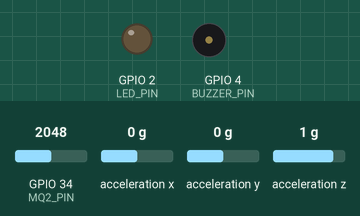
Recording of a sketch running on a simulated ESP32. On the bench: output pins drawn as LEDs (lit = HIGH), buzzer (waves = sounding, pin HIGH). Wiring (inferred from the names in the program): MPU-6050 motion sensor at I2C address 0x68. The test bench sets the inputs (shaded band); at power-on: GPIO 34 (MQ2_PIN) = 2048, acceleration x 0 g, acceleration y 0 g, acceleration z 1 g. WiFi joins after 1.5 s; servers stay silent unless stated; uploads are accepted with an empty reply; what the sketch prints to the serial monitor is not drawn.

Above: at 0.1 s.
At 3.2 s:
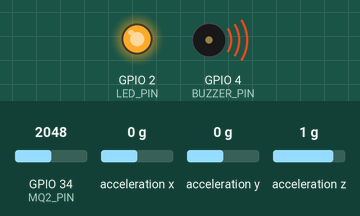
Timing chart, 0 to 4.7 s (numbered marks = the images above):
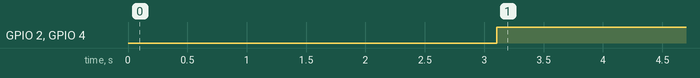

Measured:
- by itself, GPIO 2 (LED_PIN), GPIO 4 (BUZZER_PIN): LOW → HIGH at 3.1 s

The sketch:

mine_safety_esp32.ino
```cpp
#include <WiFi.h>
#include <HTTPClient.h>
#include <Wire.h>
#include <ArduinoJson.h>


const char* WIFI_SSID = "YOUR_WIFI_SSID";
const char* WIFI_PASSWORD = "YOUR_WIFI_PASSWORD";
const char* SERVER_URL = "http://YOUR_LOCAL_IP:8000/api/telemetry";


// --- Hardware Pins ---
#define MQ2_PIN 34
#define LED_PIN 2
#define BUZZER_PIN 4

const int MPU_ADDR = 0x68;  // Scanner'ın bulduğu kesin adres
unsigned long immobilityStartTime = 0;
unsigned long lastImpactTime = 0;
bool impactDetected = false;

void setup() {
  Serial.begin(115200);

  pinMode(LED_PIN, OUTPUT);
  pinMode(BUZZER_PIN, OUTPUT);
  digitalWrite(LED_PIN, LOW);
  digitalWrite(BUZZER_PIN, LOW);

  delay(1000);

  // 1. I2C Bus Configuration
  Wire.begin(21, 22);
  Wire.setClock(100000);
  delay(100);

  // 2. MPU6050'yi Uyandırma (Power Management Register 0x6B)
  Wire.beginTransmission(MPU_ADDR);
  Wire.write(0x6B);  // PWR_MGMT_1 register
  Wire.write(0);     // 0 yazarak uyku modundan çıkarıyoruz
  byte error = Wire.endTransmission();

  if (error == 0) {
    Serial.println("[+] MPU6050 successfully woken up and ready!");
  } else {
    Serial.println("[-] I2C Communication failed. Error code: " + String(error));
  }

  // 3. Wi-Fi Connection
  Serial.print("[*] Connecting to Wi-Fi: ");
  Serial.println(WIFI_SSID);

  WiFi.disconnect(true);
  delay(500);
  WiFi.mode(WIFI_STA);
  WiFi.setSleep(false);

  WiFi.begin(WIFI_SSID, WIFI_PASSWORD);
  unsigned long wifiStartTime = millis();

  while (WiFi.status() != WL_CONNECTED && millis() - wifiStartTime < 10000) {
    delay(500);
    Serial.print(".");
  }

  if (WiFi.status() == WL_CONNECTED) {
    Serial.println("\n[+] Wi-Fi connected successfully.");
    Serial.print("[+] Assigned ESP32 IP: ");
    Serial.println(WiFi.localIP());
  } else {
    Serial.println("\n[-] Wi-Fi unavailable. Continuing in offline safety mode.");
  }
}

void loop() {
  // 1. Direct I2C Read from MPU6050 Registers (0x3B to 0x40)
  Wire.beginTransmission(MPU_ADDR);
  Wire.write(0x3B);  // ACCEL_XOUT_H register
  Wire.endTransmission(false);
  Wire.requestFrom(MPU_ADDR, 6, true);

  int16_t rawX = Wire.read() << 8 | Wire.read();
  int16_t rawY = Wire.read() << 8 | Wire.read();
  int16_t rawZ = Wire.read() << 8 | Wire.read();

  // Varsayılan ±2g aralığında 1g = 16384 LSB
  float ax = (float)rawX / 16384.0;
  float ay = (float)rawY / 16384.0;
  float az = (float)rawZ / 16384.0;

  // Toplam bileşke ivme
  float accelG = sqrt(sq(ax) + sq(ay) + sq(az));

  // 2. Read Gas Sensor Data
  int rawGas = analogRead(MQ2_PIN);
  float gasPpm = map(rawGas, 0, 4095, 150, 1000);


  // 3. Impact and Post-Impact Immobility Tracking
  bool gasDanger = gasPpm > 400.0;
  bool impactNow = accelG > 2.0;
  bool freeFall = accelG < 0.4;
  bool isStill = abs(accelG - 1.0) <= 0.08;

  if (impactNow) {
    impactDetected = true;
    lastImpactTime = millis();
    immobilityStartTime = 0;
  }


  if (impactDetected && millis() - lastImpactTime > 30000) {
    impactDetected = false;
    immobilityStartTime = 0;
  }

  float durationSec = 0.0;

  if (impactDetected && isStill) {
    if (immobilityStartTime == 0) {
      immobilityStartTime = millis();
    }

    durationSec =
      (float)(millis() - immobilityStartTime) / 1000.0;

    if (durationSec > 10.0) {
      durationSec = 10.0;
    }
  } else {
    immobilityStartTime = 0;
  }

  bool manDown = impactDetected && durationSec >= 10.0;
  bool isDanger = gasDanger || impactNow || freeFall || manDown;


  digitalWrite(LED_PIN, isDanger ? HIGH : LOW);
  digitalWrite(BUZZER_PIN, isDanger ? HIGH : LOW);

  // 4. Send Telemetry via HTTP POST
  if (WiFi.status() == WL_CONNECTED) {
    HTTPClient http;
    http.begin(SERVER_URL);
    http.addHeader("Content-Type", "application/json");
    http.setTimeout(2500);


    StaticJsonDocument<256> doc;
    doc["gas_ppm"] = gasPpm;
    doc["accel_g"] = accelG;
    doc["duration_sec"] = durationSec;
    doc["miner_id"] = "MINER-ESP32";
    doc["zone"] = "Sector-3";


    String requestBody;
    serializeJson(doc, requestBody);

    Serial.println("\n[>] Sent Payload: " + requestBody);
    int httpResponseCode = http.POST(requestBody);

    if (httpResponseCode > 0) {
      String response = http.getString();
      Serial.println("[<] Server Response (" + String(httpResponseCode) + "): " + response);

      StaticJsonDocument<4096> resDoc;
      DeserializationError err = deserializeJson(resDoc, response);

      if (!err) {
        bool actionRequired = resDoc["action_required"] | false;
        bool finalAlarm = isDanger || actionRequired;
        if (finalAlarm) {
          Serial.println("[!] ALARM ACTIVE!");
        }
        digitalWrite(LED_PIN, finalAlarm ? HIGH : LOW);
        digitalWrite(BUZZER_PIN, finalAlarm ? HIGH : LOW);
      }
    } else {
      Serial.println("[-] HTTP Request Error: " + http.errorToString(httpResponseCode));
    }

    http.end();
  } else {
    Serial.println("[-] Wi-Fi disconnected! Reconnecting...");
    WiFi.reconnect();
  }

  delay(1500);
}
```
